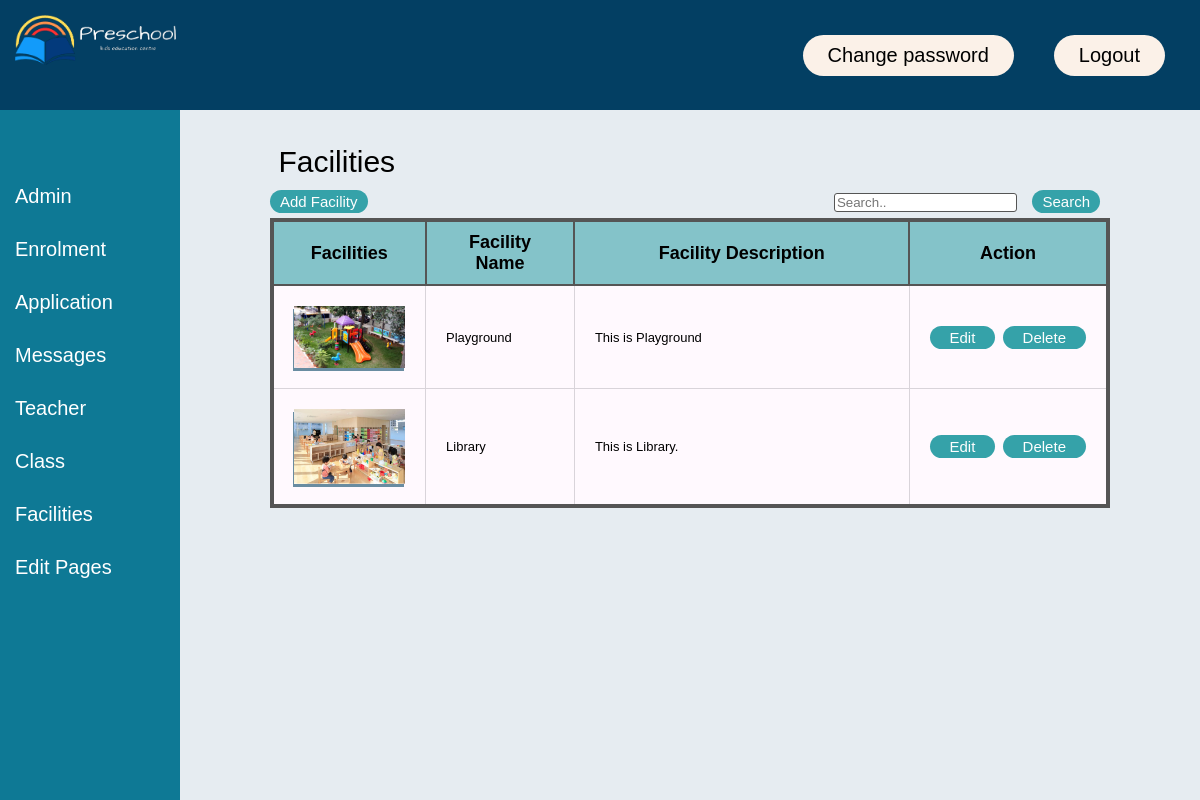
The page /facility/facility.php (signed in) on the database its author committed.
### tables this page shows
CREATE TABLE `facilities` (
  `faci_id` int(11) NOT NULL,
  `faci_name` varchar(120) DEFAULT NULL,
  `faci_photo` varchar(120) DEFAULT NULL,
  `faci_desc` text DEFAULT NULL
);

### facility/facility.php (the view, shortened to what this page needs)
<?php
include("../config.php");
?>
<!DOCTYPE html>
<html lang="en">
<head>
    <link rel="stylesheet" href="../css/teacher_admin.css">
    <link rel="stylesheet" href="../css/admin_header.css">
</head>
<body onload="makeTableScroll()">
    <?php include('../admin_header.php');?>
    <div class="container">
        <h1>Facilities</h1>
        <div class="search">
            <form action="facility_add.php" mehod="post">
                <input type="submit" value="Add Facility">
            </form>
            <form action="facility_search.php" method="post">
                <input type="text" placeholder="Search.." name="search">
                <input type="submit" value="Search">
            </form>
        </div>
        <div class="scrolling_table" >
        <table id="teacher_table" class="teacher_table">
            <thead>
                <th style="width:20%">Facilities</th>
                <th style="width:20%">Facility Name</th>
                <th style="width:50%">Facility Description</th>
                <th style="width:10%">Action</th>
            </thead>
                <?php
                    $sql =  "SELECT * FROM facilities";
                    $result = mysqli_query($conn, $sql);
                    if(mysqli_num_rows($result) > 0){
                        while($row =mysqli_fetch_assoc($result)){
                            echo'<tr>
                            <td>
                                <div class="teacher_pic_div"">
                                    <img src="img/'. $row["faci_photo"].'" alt="Facility Image">
                                </div>
                            </td>
                            <td><label for="faci_name">'.$row["faci_name"]. '</label></td>
                            <td>'.$row["faci_desc"].'</td>';
                            echo '<td class="teacher_button_action"> <a href="facility_edit.php?id=' . $row["faci_id"] . '">Edit</a>&nbsp;&nbsp;';
                            echo '<a href="facility_delete.php?id=' . $row["faci_id"] . '" onClick="return confirm(\'Delete selected Teacher?\');">Delete</a> </td>';
                            echo "</tr>" . "\n\t\t";
                        }
                    }
                    else{
                        echo '
                            <tr>
                                <td colspan="5" style="text-align:center;">0 result </td>
                            </tr>';
                    }
                ?>
            </table>
        </div>
        <br>
    </div>
    </body>
</html>

### css/teacher_admin.css (style rules this page uses)
.container { width: 70%; margin-left: 22.5%; margin-right: 7.5%; padding-top: 30px; }
.container h1 { width: 98%; height: 100%; margin: 5px; margin-left: auto; margin-right: auto; text-align: left; font-size: 30px; font-weight: normal; }
.scrolling_table { overflow-y: auto; border: solid 2px #555; }
.teacher_table { width: 100%; margin-left: auto; margin-right: auto; border-collapse: collapse; font-size: 13px; border: solid 2px #555; }
.teacher_table th, td { padding: 10px 20px; border: solid 2px #555; color: black; background-color: #fff9fe; }
.teacher_table th { background-color: #84c3c9; font-size: 18px; font-weight: bold; }
.teacher_table td { border: solid 1px #d9d4da; }
.teacher_pic_div { display: flex; flex-direction: column; width: 100%; text-align: center; }
.teacher_table img { width: 100%; height: 100%; margin: 10px 0px; box-shadow: -1px 3px #698ca1; }
.search { display: flex; justify-content: space-between; }
.search form { margin: 5px 0px; text-align: right; }
.search input[type="text"] { border: solid 1px #555; border-radius: 3px; }
.search input[type="submit"] { padding: 3px 10px; text-align: center; background-color: #35a2a9; border: none; border-radius: 50px; font-size: 15px; color: #fefefe; }
.teacher_button_action a { padding: 3px 20px; text-align: center; background-color: #35a2a9; border: none; border-radius: 50px; font-size: 15px; color: #fefefe; text-decoration: none; }
.name_email_div label, input { margin-right: 10px; }

### css/admin_header.css (style rules this page uses)
html { height: 100%; }
body { font-family: "Montserrat", sans-serif; font-weight: 500; font-size: 20px; text-decoration: none; box-sizing: border-box; height: 100%; margin: 0; padding: 0; background-color: #e6ecf1; }

### rows shown on the page
facilities: faci_photo (picture), faci_name "Playground", faci_desc "This is Playground"
facilities: faci_photo (picture), faci_name "Library", faci_desc "This is Library."
